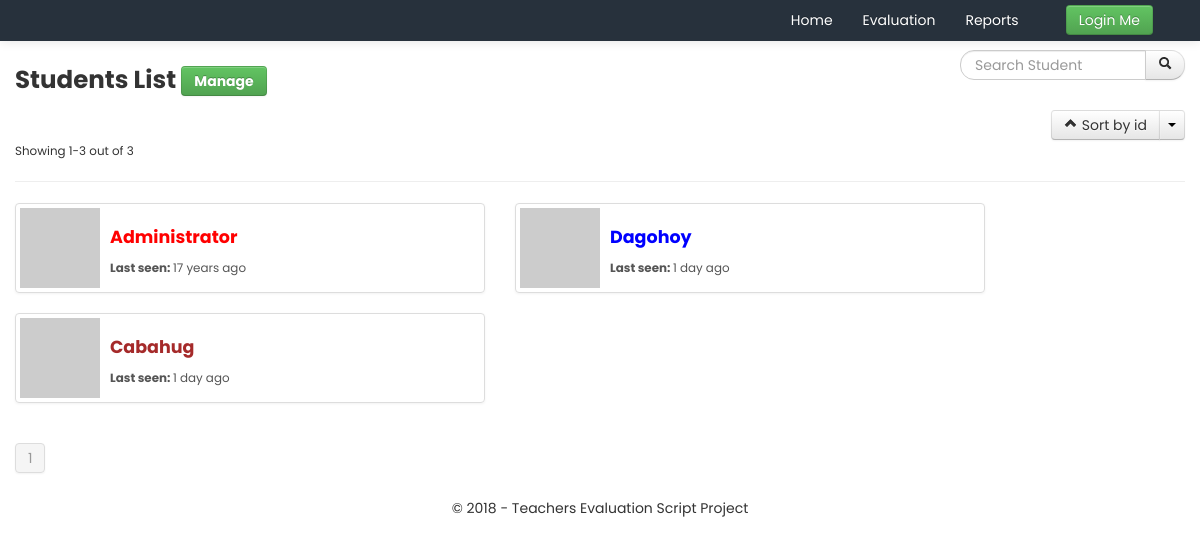
The app's page /teachers.php with its own data.
### tables this page shows
CREATE TABLE `APP_users` (
  `userid` int(11) NOT NULL,
  `username` varchar(50) NOT NULL,
  `last_name` varchar(100) NOT NULL,
  `first_name` varchar(100) NOT NULL,
  `middle_name` varchar(100) NOT NULL,
  `mobile` varchar(25) NOT NULL,
  `age` varchar(50) NOT NULL,
  `gender` enum('Male','Female') NOT NULL,
  `password` varchar(50) NOT NULL,
  `email` varchar(255) NOT NULL,
  `key` varchar(50) NOT NULL,
  `validated` varchar(100) NOT NULL,
  `groupid` int(11) NOT NULL DEFAULT '2',
  `lastactive` int(11) NOT NULL,
  `showavt` int(11) NOT NULL DEFAULT '1',
  `banned` int(11) NOT NULL,
  `regtime` int(11) NOT NULL
);

### lib/mysql.class.php (called while the page is built, shortened)
<?php
class SafeMySQL
{
  private $conn;
  public $asObj;
  private $defaults = array(
    'host'      => 'localhost',
    'user'      => 'appv2',
    'pass'      => 'appv2',
    'db'        => 'appv2',
    'port'      => NULL,
    'socket'    => NULL,
    'pconnect'  => false,
    'charset'   => 'utf8',
    'errmode'   => 'error',
    'exception' => 'Exception',
    'asObj'     => true,
  );
  function __construct($opt = array())
  {
    $opt = array_merge($this->defaults,$opt);
    $this->asObj = $opt['asObj'];
    @$this->conn = mysqli_connect($opt['host'], $opt['user'], $opt['pass'], $opt['db'], $opt['port'], $opt['socket']);
    mysqli_set_charset($this->conn, $opt['charset']) or $this->error(mysqli_error($this->conn));
  }
  public function ret($value)
  {
    if($this->asObj)
    return (object)$value;
    else
    return $value;
  }
  public function fetch($result,$mode=self::RESULT_ASSOC)
  {
    return mysqli_fetch_array($result, $mode);
  }
  public function getRow()
  {
    $query = $this->prepareQuery(func_get_args());
    if ($res = $this->rawQuery($query)) {
      $ret = $this->fetch($res);
      return $this->ret($ret);
    }
    return FALSE;
  }
  public function getAll()
  {
    $ret   = array();
    $query = $this->prepareQuery(func_get_args());
    if ( $res = $this->rawQuery($query) )
    {
      while($row = $this->fetch($res))
      {
        $ret[] = $this->ret($row);
      }
    }
    return $ret;
  }
  private function rawQuery($query)
  {
    $start = microtime(TRUE);
    $res   = mysqli_query($this->conn, $query);
    $timer = microtime(TRUE) - $start;
    return $res;
  }
  private function prepareQuery($args)
  {
    $query = '';
    $raw   = array_shift($args);
    $array = preg_split('~(\?[nsiuap])|(:[A-Za-z0-9]+)~u'," ".$raw,null,PREG_SPLIT_DELIM_CAPTURE);
    $anum  = count($args);
    $array = array_values(array_filter($array));
    preg_match("~:([A-Za-z0-9]+)~u", $raw, $match);
    $named = count($match);
    if($named)
    $vals = array_shift($args);
    else
    $vals = array();
    $pnum  = floor(count($array) / 2) - floor(count($vals)/2);
    foreach ($array as $i => $part)
    {
      if ( ($i % 2) == 0 )
      {
        $query .= $part;
        continue;
      }
      $value = array_shift($args);
      switch ($part)
      {
        case '?i':
        $part = $this->escapeInt($value);
        break;
        case '?p':
        $part = $value;
        break;
      }
      $query .= $part;
    }
    return $query;
  }
  private function escapeInt($value)
  {
    return $value;
  }
}

### inc/init.php (called while the page is built, shortened)
<?php
$set = new stdClass();
include "settings.php";
include APP_ROOT."/lib/mysql.class.php";
include APP_ROOT."/lib/users.class.php";
include APP_ROOT."/lib/options.class.php";
$db = new SafeMySQL(array(
	'host' 	=> $set->db_host,
	'user'	=> $set->db_user,
	'pass'	=> $set->db_pass,
	'db'=> $set->db_name));
	if(!($db_set = $db->getRow("SELECT * FROM `".APP_PREFIX."settings` LIMIT 1"))) {
		header("Location: install.php");
		exit;
	}
	$set = (object)array_merge((array)$set,(array)$db_set);
	$user = new User($db);
	$options = new Options;

### inc/settings.php (called while the page is built, shortened)
<?php
$set->db_host = 'localhost';
$set->db_user = 'appv2';
$set->db_pass = 'appv2';
$set->db_name = 'appv2';

### lib/options.class.php (called while the page is built, shortened)
<?php
class Options
{
	public function html($string) {
		return htmlentities($string, ENT_QUOTES);
	}
	public function tsince($time, $end_msg = 'ago') {
		$time = abs(time() - $time);
		$tokens = array (
			31536000 => 'year',
			2592000 => 'month',
			604800 => 'week',
			86400 => 'day',
			3600 => 'hour',
			60 => 'minute',
			1 => 'second'
		);
		foreach ($tokens as $unit => $text) {
			if ($time < $unit) continue;
			$numberOfUnits = floor($time / $unit);
			return $numberOfUnits.' '.$text.(($numberOfUnits>1)?'s':'').' '. $end_msg;
		}
	}
}

### teachers.php (the view, shortened to what this page needs)
<?php
include "inc/init.php";
include 'lib/pagination.class.php';
$content = '';
if(!isset($_GET['page']))
$page_number = 1;
$sort_name = array("id", "name");
if(!isset($_GET['sort']) || !in_array($_GET['sort'], array(0,1)))
$sort = 0;
else
$sort = (int)$_GET['sort'];
if(!isset($_GET['sort_type']) || !in_array($_GET['sort_type'], array(0,1)))
$sort_type = 0;
else
$sort_type = (int)$_GET['sort_type'];
if($sort == 1) {
  $order_by = "`username` ". (!$sort_type ? "ASC" : "DESC");
} else {
  $order_by = "`userid` ". (!$sort_type ? "ASC" : "DESC");
}
$show_sort_options = '';
foreach ($sort_name as $k => $v) {
  if($k != $sort)
  $show_sort_options .= "<li><a href='?sort=$k'>Sort by $v</a></li>";
}
$where = '';
if($total_results = $db->getRow("SELECT COUNT(*) as count FROM `".APP_PREFIX."users` ?p", $where)->count) {
  $perpage = 10;
  $start = ($page_number - 1) * $perpage;
  $data = $db->getAll("SELECT * FROM `".APP_PREFIX."users` ?p ORDER BY ?p LIMIT ?i,?i", $where, $order_by, $start, $perpage);
  $pagination = new pagination($total_results, $page_number, $perpage);
  foreach($data as $u) {
    $content .= "<li class='span5 clearfix'>
    <div class='thumbnail clearfix'>
    <a href='$set->url/profile.php?u=$u->userid'><img src='".$user->getAvatar($u->userid)."' width='80' alt='".$options->html($u->username)."' class='pull-left clearfix' style='margin-right:10px'>
    <div class='caption' class='pull-left'>
    <h4>
    <a href='$set->url/profile.php?u=$u->userid'>".$user->showName($u->userid)."</a>
    </h4>
    <small><b>Last seen: </b> ".$options->tsince($u->lastactive)."</small>
    </div>
    </div>
    </li>";
  }
} else
$page->error = "No results were found !";
include 'header.php';
echo "
<div class='container'>
<h3 class='pull-left'>Students List <a class='btn btn-success' href='$set->url'>Manage</a></h3>
<form class='form-search' action='?'>
<div class='input-append pull-right'>
<input class='span2 search-query' name='q' type='text' ".( isset($_GET['q']) ? "value='".$options->html($_GET['q'])."'" : "" )." placeholder='Search Student'/>
<button type='submit' class='btn'><i class='icon-search'></i></button>
".$options->queryString("hidden", array("q","page"))."
</div>
</form>
<div class='clearfix'></div>
<div class='btn-group pull-right'>
<a class='btn btn' href='?sort=$sort&sort_type=".(!$sort_type ? 1 : 0)."'><i class='icon-chevron-".(!$sort_type ? 'up' : 'down')."'></i> Sort by ".$sort_name[$sort]."</a>
<a class='btn btn dropdown-toggle' data-toggle='dropdown' href='#'><span class='caret'></span></a>
<ul class='dropdown-menu'>
$show_sort_options
</ul>
</div>
<div class='clearfix'></div>";
if(isset($data))
echo "<small>Showing ".($start+1)."-".($start+count($data))." out of ".$total_results."</small><hr>";
else
echo "<hr>";
echo "
<ul class='thumbnails'>
$content
</ul>
".(isset($pagination) ? $pagination->pages : "" )."
</div>";
include 'footer.php';

### lib/users.class.php (shortened to what this page needs)
<?php
class User {
	var $db;
	var $data;
	function __construct($db) {
		$this->db = $db;
		$this->data = new stdClass();
		if(!$this->islg()) {
			$this->data = new stdClass();
			$this->data->groupid = 2;
		}
		$this->group = $this->getGroup();
	}
	function islg() {
		return false;
	}
	function getAvatar($userid = 0, $size = null) {
		global $set;
		$u = $this->db->getRow("SELECT `email`, `showavt` FROM `".APP_PREFIX."users` WHERE `userid` = ?i", $userid);
		if($u->showavt)
		return "//www.gravatar.com/avatar/".md5($u->email).$size;
		else
		return "$set->url/img/default-avatar.png";
	}
	function getGroup($userid = 0) {
		if(!$userid)
		return $this->db->getRow("SELECT * FROM `".APP_PREFIX."groups` WHERE `groupid` = ?i", $this->data->groupid);
		$u = $this->db->getRow("SELECT `groupid` FROM `".APP_PREFIX."users` WHERE `userid` = ?i", $userid);
		return $this->db->getRow("SELECT * FROM `".APP_PREFIX."groups` WHERE `groupid` = ?i", $u->groupid);
	}
	function showName($userid = 0) {
		$u = $this->db->getRow("SELECT * FROM `".APP_PREFIX."users` WHERE `userid` = ?i", $userid);
		$group = $this->getGroup($userid);
		if($u->banned)
		return "<strike>".htmlentities($u->last_name, ENT_QUOTES)."</strike>";
		else
		return "<font color='".$group->color."'>".htmlentities($u->last_name, ENT_QUOTES)."</font>";
	}
}

### header.php (style rules this page uses)
body { padding-top: 50px; padding-bottom: 30px; }

### records on screen
app_users: last_name "Administrator", lastactive "17 years ago"
app_users: last_name "Dagohoy", lastactive "1 day ago"
app_users: last_name "Cabahug", lastactive "1 day ago"

### other values on screen
$v[1]['name'] "Home"
$v[1]['name'] "Evaluation"
$v[1]['name'] "Reports"
$sort_name[$sort] "id"
$start+1 "1"
$start+count($data) "3"
$total_results "3"
